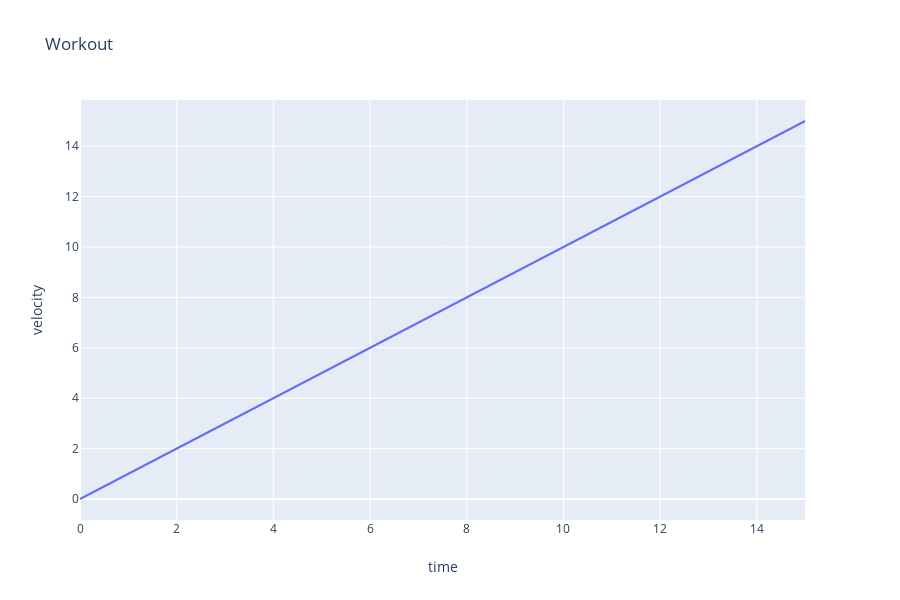

Notebook cell for this chart:
### Code cell
df_plot=pd.read_csv('test3.csv')
fig2 = px.line(df_plot, x = 'time', y = 'velocity', title='Workout')
fig2.show()

### Figure 1 — Plotly figure (JSON) as saved in the notebook; plotly's stock layout.template omitted (floating-point values rounded to 4 significant figures)
{"data": [{"hoverlabel": {"namelength": 0}, "hovertemplate": "time=%{x}<br>velocity=%{y}", "legendgroup": "", "line": {"color": "#636efa", "dash": "solid"}, "mode": "lines", "name": "", "showlegend": false, "type": "scatter", "x": [0, 1, 2, 3, 4, 5, 6, 7, 8, 9, 10, 11, 12, 13, 14, 15], "xaxis": "x", "y": [0, 1, 2, 3, 4, 5, 6, 7, 8, 9, 10, 11, 12, 13, 14, 15], "yaxis": "y"}], "layout": {"height": 600, "legend": {"tracegroupgap": 0}, "title": {"text": "Workout"}, "xaxis": {"anchor": "y", "domain": [0, 0.98], "title": {"text": "time"}}, "yaxis": {"anchor": "x", "domain": [0, 1], "title": {"text": "velocity"}}}}
